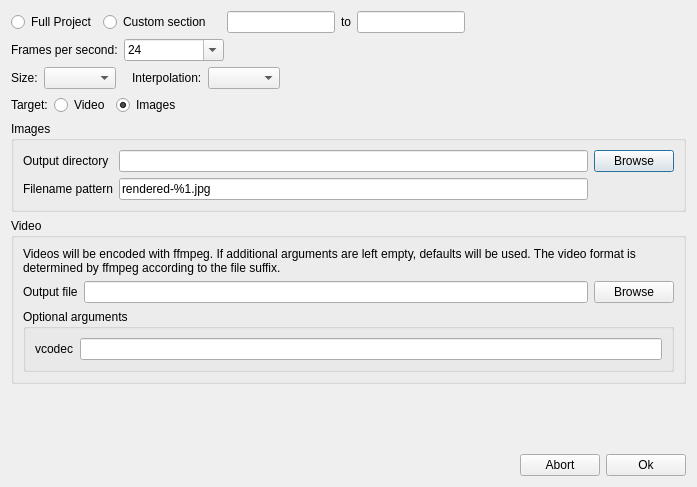
<?xml version="1.0" encoding="UTF-8"?>
<ui version="4.0">
 <class>RenderingDialog</class>
 <widget class="QDialog" name="RenderingDialog">
  <property name="geometry">
   <rect>
    <x>0</x>
    <y>0</y>
    <width>697</width>
    <height>487</height>
   </rect>
  </property>
  <property name="windowTitle">
   <string>Rendering settings</string>
  </property>
  <layout class="QVBoxLayout" name="verticalLayout_2">
   <item>
    <layout class="QHBoxLayout" name="horizontalLayout">
     <item>
      <widget class="QRadioButton" name="radioFullProject">
       <property name="text">
        <string>Full Project</string>
       </property>
       <property name="checked">
        <bool>true</bool>
       </property>
      </widget>
     </item>
     <item>
      <widget class="QRadioButton" name="radioSection">
       <property name="text">
        <string>Custom section</string>
       </property>
      </widget>
     </item>
     <item>
      <spacer name="horizontalSpacer_5">
       <property name="orientation">
        <enum>Qt::Horizontal</enum>
       </property>
       <property name="sizeType">
        <enum>QSizePolicy::Fixed</enum>
       </property>
       <property name="sizeHint" stdset="0">
        <size>
         <width>10</width>
         <height>20</height>
        </size>
       </property>
      </spacer>
     </item>
     <item>
      <widget class="QLineEdit" name="timeStart">
       <property name="sizePolicy">
        <sizepolicy hsizetype="Preferred" vsizetype="Fixed">
         <horstretch>0</horstretch>
         <verstretch>0</verstretch>
        </sizepolicy>
       </property>
       <property name="baseSize">
        <size>
         <width>100</width>
         <height>0</height>
        </size>
       </property>
       <property name="placeholderText">
        <string/>
       </property>
      </widget>
     </item>
     <item>
      <widget class="QLabel" name="label_6">
       <property name="text">
        <string>to</string>
       </property>
      </widget>
     </item>
     <item>
      <widget class="QLineEdit" name="timeEnd">
       <property name="sizePolicy">
        <sizepolicy hsizetype="Preferred" vsizetype="Fixed">
         <horstretch>0</horstretch>
         <verstretch>0</verstretch>
        </sizepolicy>
       </property>
       <property name="baseSize">
        <size>
         <width>100</width>
         <height>0</height>
        </size>
       </property>
      </widget>
     </item>
     <item>
      <spacer name="horizontalSpacer_2">
       <property name="orientation">
        <enum>Qt::Horizontal</enum>
       </property>
       <property name="sizeHint" stdset="0">
        <size>
         <width>40</width>
         <height>20</height>
        </size>
       </property>
      </spacer>
     </item>
    </layout>
   </item>
   <item>
    <layout class="QHBoxLayout" name="horizontalLayout_5">
     <item>
      <widget class="QLabel" name="label_2">
       <property name="text">
        <string>Frames per second:</string>
       </property>
      </widget>
     </item>
     <item>
      <widget class="QComboBox" name="cbFps">
       <property name="sizePolicy">
        <sizepolicy hsizetype="Preferred" vsizetype="Fixed">
         <horstretch>0</horstretch>
         <verstretch>0</verstretch>
        </sizepolicy>
       </property>
       <property name="minimumSize">
        <size>
         <width>100</width>
         <height>0</height>
        </size>
       </property>
       <property name="baseSize">
        <size>
         <width>100</width>
         <height>0</height>
        </size>
       </property>
       <property name="editable">
        <bool>true</bool>
       </property>
       <item>
        <property name="text">
         <string>24</string>
        </property>
       </item>
       <item>
        <property name="text">
         <string>25</string>
        </property>
       </item>
       <item>
        <property name="text">
         <string>30</string>
        </property>
       </item>
      </widget>
     </item>
     <item>
      <spacer name="horizontalSpacer_4">
       <property name="orientation">
        <enum>Qt::Horizontal</enum>
       </property>
       <property name="sizeHint" stdset="0">
        <size>
         <width>40</width>
         <height>20</height>
        </size>
       </property>
      </spacer>
     </item>
    </layout>
   </item>
   <item>
    <layout class="QHBoxLayout" name="horizontalLayout_6">
     <item>
      <widget class="QLabel" name="label_3">
       <property name="text">
        <string>Size:</string>
       </property>
      </widget>
     </item>
     <item>
      <widget class="QComboBox" name="cbSize"/>
     </item>
     <item>
      <spacer name="horizontalSpacer_7">
       <property name="orientation">
        <enum>Qt::Horizontal</enum>
       </property>
       <property name="sizeType">
        <enum>QSizePolicy::Minimum</enum>
       </property>
       <property name="sizeHint" stdset="0">
        <size>
         <width>10</width>
         <height>20</height>
        </size>
       </property>
      </spacer>
     </item>
     <item>
      <widget class="QLabel" name="label_4">
       <property name="text">
        <string>Interpolation:</string>
       </property>
      </widget>
     </item>
     <item>
      <widget class="QComboBox" name="cbInterpolation"/>
     </item>
     <item>
      <spacer name="horizontalSpacer_6">
       <property name="orientation">
        <enum>Qt::Horizontal</enum>
       </property>
       <property name="sizeHint" stdset="0">
        <size>
         <width>40</width>
         <height>20</height>
        </size>
       </property>
      </spacer>
     </item>
    </layout>
   </item>
   <item>
    <layout class="QHBoxLayout" name="horizontalLayout_3">
     <item>
      <widget class="QLabel" name="label">
       <property name="text">
        <string>Target:</string>
       </property>
      </widget>
     </item>
     <item>
      <widget class="QRadioButton" name="radioVideo">
       <property name="enabled">
        <bool>true</bool>
       </property>
       <property name="text">
        <string>Video</string>
       </property>
      </widget>
     </item>
     <item>
      <widget class="QRadioButton" name="radioImages">
       <property name="text">
        <string>Images</string>
       </property>
       <property name="checked">
        <bool>true</bool>
       </property>
      </widget>
     </item>
     <item>
      <spacer name="horizontalSpacer_3">
       <property name="orientation">
        <enum>Qt::Horizontal</enum>
       </property>
       <property name="sizeHint" stdset="0">
        <size>
         <width>40</width>
         <height>20</height>
        </size>
       </property>
      </spacer>
     </item>
    </layout>
   </item>
   <item>
    <widget class="QGroupBox" name="groupImages">
     <property name="title">
      <string>Images</string>
     </property>
     <layout class="QVBoxLayout" name="verticalLayout">
      <item>
       <layout class="QGridLayout" name="gridLayout">
        <item row="0" column="0">
         <widget class="QLabel" name="lblcOutputDir">
          <property name="text">
           <string>Output directory</string>
          </property>
         </widget>
        </item>
        <item row="0" column="1">
         <widget class="QLineEdit" name="imagesOutputDir"/>
        </item>
        <item row="0" column="2">
         <widget class="QPushButton" name="bImagesBrowseDir">
          <property name="text">
           <string>Browse</string>
          </property>
         </widget>
        </item>
        <item row="1" column="0">
         <widget class="QLabel" name="lblcFilenamePattern">
          <property name="text">
           <string>Filename pattern</string>
          </property>
         </widget>
        </item>
        <item row="1" column="1">
         <widget class="QLineEdit" name="imagesFilenamePattern">
          <property name="toolTip">
           <string extracomment="%1 for the frame number (required!)"/>
          </property>
          <property name="text">
           <string>rendered-%1.jpg</string>
          </property>
         </widget>
        </item>
       </layout>
      </item>
     </layout>
    </widget>
   </item>
   <item>
    <widget class="QGroupBox" name="groupVideo">
     <property name="sizePolicy">
      <sizepolicy hsizetype="Preferred" vsizetype="Minimum">
       <horstretch>0</horstretch>
       <verstretch>0</verstretch>
      </sizepolicy>
     </property>
     <property name="title">
      <string>Video</string>
     </property>
     <layout class="QVBoxLayout" name="verticalLayout_3">
      <item>
       <widget class="QLabel" name="label_7">
        <property name="text">
         <string>Videos will be encoded with ffmpeg. If additional arguments are left empty, defaults will be used. The video format is determined by ffmpeg according to the file suffix.</string>
        </property>
        <property name="wordWrap">
         <bool>true</bool>
        </property>
       </widget>
      </item>
      <item>
       <layout class="QGridLayout" name="gridLayout_2">
        <item row="0" column="0">
         <widget class="QLabel" name="lblcOutputFile">
          <property name="text">
           <string>Output file</string>
          </property>
         </widget>
        </item>
        <item row="0" column="1">
         <widget class="QLineEdit" name="videoOutputFile"/>
        </item>
        <item row="0" column="2">
         <widget class="QPushButton" name="bBrowseVideoOutputFile">
          <property name="text">
           <string>Browse</string>
          </property>
         </widget>
        </item>
        <item row="1" column="0" colspan="3">
         <widget class="QGroupBox" name="groupBox">
          <property name="title">
           <string>Optional arguments</string>
          </property>
          <layout class="QVBoxLayout" name="verticalLayout_4">
           <item>
            <layout class="QGridLayout" name="gridLayout_3">
             <item row="0" column="0">
              <widget class="QLabel" name="label_5">
               <property name="text">
                <string>vcodec</string>
               </property>
              </widget>
             </item>
             <item row="0" column="1">
              <widget class="QLineEdit" name="vcodec"/>
             </item>
            </layout>
           </item>
          </layout>
         </widget>
        </item>
       </layout>
      </item>
     </layout>
    </widget>
   </item>
   <item>
    <spacer name="verticalSpacer">
     <property name="orientation">
      <enum>Qt::Vertical</enum>
     </property>
     <property name="sizeHint" stdset="0">
      <size>
       <width>20</width>
       <height>40</height>
      </size>
     </property>
    </spacer>
   </item>
   <item>
    <layout class="QHBoxLayout" name="horizontalLayout_4">
     <item>
      <spacer name="horizontalSpacer">
       <property name="orientation">
        <enum>Qt::Horizontal</enum>
       </property>
       <property name="sizeHint" stdset="0">
        <size>
         <width>40</width>
         <height>20</height>
        </size>
       </property>
      </spacer>
     </item>
     <item>
      <widget class="QPushButton" name="bAbort">
       <property name="text">
        <string>Abort</string>
       </property>
      </widget>
     </item>
     <item>
      <widget class="QPushButton" name="bOk">
       <property name="text">
        <string>Ok</string>
       </property>
      </widget>
     </item>
    </layout>
   </item>
  </layout>
 </widget>
 <tabstops>
  <tabstop>radioFullProject</tabstop>
  <tabstop>radioSection</tabstop>
  <tabstop>timeStart</tabstop>
  <tabstop>timeEnd</tabstop>
  <tabstop>cbFps</tabstop>
  <tabstop>cbSize</tabstop>
  <tabstop>cbInterpolation</tabstop>
  <tabstop>radioVideo</tabstop>
  <tabstop>radioImages</tabstop>
  <tabstop>imagesOutputDir</tabstop>
  <tabstop>bImagesBrowseDir</tabstop>
  <tabstop>imagesFilenamePattern</tabstop>
  <tabstop>bAbort</tabstop>
  <tabstop>bOk</tabstop>
 </tabstops>
 <resources/>
 <connections/>
</ui>
